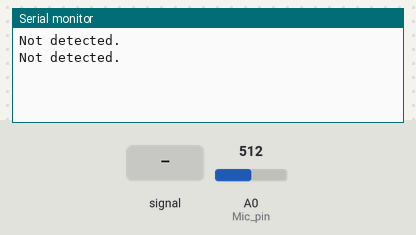
Recording of a sketch running on a simulated Arduino Uno, built with avr-gcc and run on an emulated ATmega328P. Shown: the last lines printed to the serial monitor. The test bench sets the inputs (shaded band); at power-on: A0 (Mic_pin) = 512.

Above: at 1.2 s.
1.3 s: A0 (Mic_pin) fed a 200 Hz sine of ±81 counts around its level
At 3.6 s:
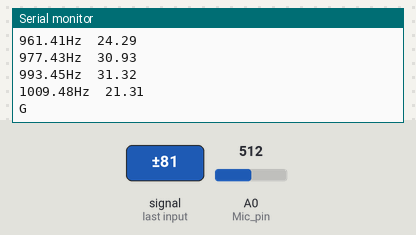
3.7 s: A0 (Mic_pin) set to 306
At 6.1 s:
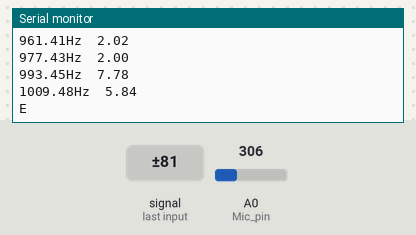
6.7 s: A0 (Mic_pin) fed a 1000 Hz sine of ±255 counts around its level
9.7 s: A0 (Mic_pin) set to 122
At 9.7 s:
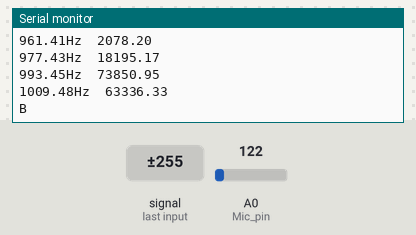
12.7 s: A0 (Mic_pin) set to 55
At 14.6 s:
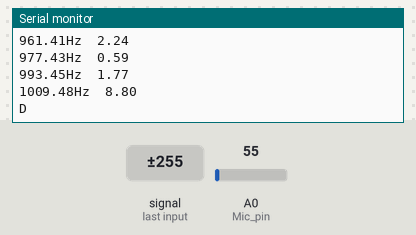
Timing chart, 0 to 16.1 s (numbered marks = the images above; inputs shaded):
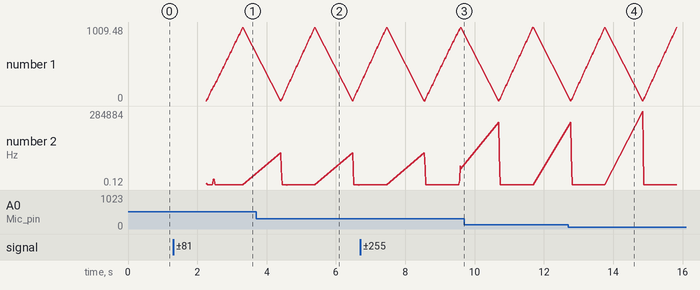

Measured:
- after the input at 1.3 s, the serial monitor: prints a new line after 0.96 s (image 1)
- after the input at 12.7 s, the serial monitor: prints a new line after 0.07 s (image 4)
- plotted number 2: 3.44 → 63336.33 after the input at 6.7 s

The sketch:

tuner.ino
```cpp
int  in[128];
byte NoteV[13]={8,23,40,57,76,96,116,138,162,187,213,241,255};
float f_peaks[5];
const int Mic_pin = A0;
const int MINIMUM_SOUND = 290;
int note;

void setup() {
  Serial.begin(9600);
}

void loop() {
  note = ReadNote();
  switch(note) {
    case 0:
      Serial.println("C");
      break;
    case 2:
      Serial.println("D");
      break;
    case 4:
      Serial.println("E");
      break;
    case 5:
      Serial.println("F");
      break;
    case 7:
      Serial.println("G");
      break;
    case 9:
      Serial.println("A");
      break;
    case 11:
      Serial.println("B");
      break;
    default:
      Serial.println("Not detected.");
  }
  delay(1000);
}

int ReadNote() {
  long unsigned int a1,b,a2;
  float a;
  float sum1=0,sum2=0;
  float sampling;
  a1 = micros();
        for(int i=0;i<128;i++) {
            a = analogRead(Mic_pin)-500;
            sum1 = sum1 + a;
            sum2 = sum2 + a*a;
            a = a * (sin(i * 3.14 / 128) * sin(i * 3.14 / 128));
            in[i] = 10 * a;
            delayMicroseconds(195);
        }
  b = micros();
  sum1 = sum1 / 128;
  sum2 = sqrt(sum2 / 128);
  sampling = 128000000 / (b - a1);
  if (sum2 - sum1 > 3) {
    FFT(128,sampling);
    for (int i = 0; i < 12; i++) in[i]=0;
    int j=0,k=0;
      for (int i=0; i<5;i++) {
        if (f_peaks[i] > 1040) f_peaks[i] = 0;
        if (f_peaks[i] >= 65.4   && f_peaks[i]<=130.8) f_peaks[i] = 255 * ((f_peaks[i] / 65.4) - 1);
        if (f_peaks[i] >= 130.8  && f_peaks[i]<=261.6) f_peaks[i] = 255 * ((f_peaks[i] / 130.8) - 1);
        if (f_peaks[i] >= 261.6  && f_peaks[i]<=523.25) f_peaks[i] = 255 * ((f_peaks[i] / 261.6) - 1);
        if (f_peaks[i] >= 523.25 && f_peaks[i]<=1046) f_peaks[i] = 255 * ((f_peaks[i] / 523.25) - 1);
        if (f_peaks[i] >= 1046 && f_peaks[i]<=2093) f_peaks[i] = 255 * ((f_peaks[i] / 1046) - 1);
        if (f_peaks[i] > 255) f_peaks[i] = 254;
        j = 1; k = 0;

        while (j == 1) {
          if (f_peaks[i] < NoteV[k]) {
            f_peaks[i] = k;
            j = 0;
          }
          k++;
          if (k > 15) j=0;
        }
        if (f_peaks[i] == 12) f_peaks[i] = 0;
        k = f_peaks[i];
        in[k] = in[k] + (5 - i);
      }
    k = 0; j = 0;
    for (int i = 0; i < 12; i++) {
      if (k < in[i]) {
        k = in[i];
        j = i;
      }
    }

    k = j;

    return k;
  }
}

float FFT(byte N, float Frequency) {
  byte data[8] = {1, 2, 4, 8, 16, 32, 64, 128};
  int a, c1, f, o, x;
  a = N;
  for (int i = 0; i < 8; i++) {
    if (data[i] <= a) {
      o = i;
    }
  }
  o = 7;
  byte in_ps[data[o]]={};
  float out_r[data[o]]={};
  float out_im[data[o]]={};
  x = 0;
  for (int b = 0; b < o; b++) {
    c1 = data[b];
    f = data[o] / (c1 + c1);
    for (int j = 0; j < c1; j++) {
      x = x + 1;
      in_ps[x] = in_ps[j] + f;
    }
  }
  for (int i = 0; i < data[o]; i++) {
    if (in_ps[i] < a) {
      out_r[i] = in[in_ps[i]];
    }
    if (in_ps[i] > a) {
      out_r[i] = in[in_ps[i] - a];
    }
  }

  int i10, i11, n1;
  float e, c, s, tr, ti;
  for (int i = 0; i < o; i++) {
    i10 = data[i];
    i11 = data[o] / data[i + 1];
    e = 6.283 / data[i + 1];
    e = 0 - e;
    n1 = 0;
    for (int j = 0; j < i10; j++) {
      c = cos(e * j);
      s = sin(e * j);
      n1 = j;
      for (int k = 0; k < i11; k++) {
        tr = c * out_r[i10 + n1] - s * out_im[i10 + n1];
        ti = s * out_r[i10 + n1] + c * out_im[i10 + n1];
        out_r[n1 + i10] = out_r[n1] - tr;
        out_r[n1] = out_r[n1] + tr;
        out_im[n1 + i10] = out_im[n1] - ti;
        out_im[n1] = out_im[n1] + ti;
        n1 = n1 + i10 + i10;
      }
    }
  }

  for (int i = 0; i < data[o - 1]; i++) {
    out_r[i] = sqrt((out_r[i] * out_r[i]) + (out_im[i] * out_im[i]));
    out_im[i] = (i * Frequency) / data[o];
    Serial.print(out_im[i],2); Serial.print("Hz");
    Serial.print("\t");
    Serial.println(out_r[i]);
  }

  x = 0;
  for (int i = 1; i < data[o - 1] - 1; i++) {
    if (out_r[i] > out_r[i - 1] && out_r[i] > out_r[i + 1]) {
      in_ps[x] = i;
      x = x + 1;
    }
  }
  s = 0; c = 0;
  for (int i = 0; i < x; i++) {
    for (int j = c; j < x; j++) {
      if (out_r[in_ps[i]] < out_r[in_ps[j]]) {
        s = in_ps[i];
        in_ps[i] = in_ps[j];
        in_ps[j] = s;
      }
    }
    c = c + 1;
  }
  for (int i = 0; i < 5; i++) {
    f_peaks[i] = (out_im[in_ps[i] - 1] * out_r[in_ps[i] - 1] + out_im[in_ps[i]] * out_r[in_ps[i]] + out_im[in_ps[i] + 1] * out_r[in_ps[i] + 1])
      /
      (out_r[in_ps[i] - 1] + out_r[in_ps[i]] + out_r[in_ps[i] + 1]);
  }
}
```
